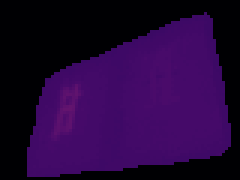
#> input picture model-training-and-evaluation/BD8020 Training and Evaluation/battery_discharging/normal_masked/DS1_N12_20240716_0008_080039408_INPUT_TEST_OK_CAM1_thermal.png, 80 x 60 px (shown 3 times larger); its folder holds 4 pictures in this run
$ jupyter execute --allow-errors IsolationForest.ipynb
#> lines starting #> are read from the running program, lines starting #| are printed output that depends on the picture
# Import necessary libraries

[cell 1]
import numpy as np
import matplotlib.pyplot as plt
import glob
from sklearn.ensemble import IsolationForest
from sklearn.metrics import roc_auc_score, roc_curve
from sklearn.preprocessing import StandardScaler
from sklearn.decomposition import PCA
from PIL import Image

# Load images from the train and test directories

[cell 2]
train_directory = "./battery_discharging/normal_masked/*.png"
test_directory = "./battery_discharging/test/masked/*.png"

train_image_paths = glob.glob(train_directory)
test_image_paths = glob.glob(test_directory)

print(f"Number of training images: {len(train_image_paths)}")
print(f"Number of testing images: {len(test_image_paths)}")

# Function to load and flatten images

[cell 3]
def load_images(image_paths):
    image_data = []

    for path in image_paths:
        image = Image.open(path).convert('L')
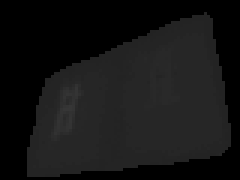
#> image: PIL image 80x60 L (shown 3 times larger); min 0, max 54, mean 20.5
        image = image.resize((80, 60))
        image_array = np.array(image).flatten()
#> image_array = 4800 values, max 54 at index 2823, min 0 at index 0, mean 20.51
        image_data.append(image_array)
#> pass 2 of the loop in load_images, `for path in image_paths:`:
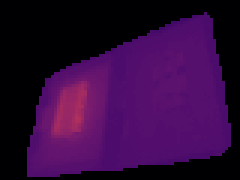
#> input picture model-training-and-evaluation/BD8020 Training and Evaluation/battery_discharging/normal_masked/DS1_N12_20240716_0017_165750731_INPUT_TEST_OK_CAM1_thermal.png, 80 x 60 px (shown 3 times larger)
#> in load_images, `image = Image.open(path).convert('L')`:
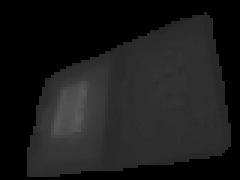
#> image: PIL image 80x60 L (shown 3 times larger); min 0, max 91, mean 26.8
#> image_array = 4800 values, max 91 at index 3145, min 0 at index 0, mean 26.81
#> pass 3 of the loop in load_images, `for path in image_paths:`:
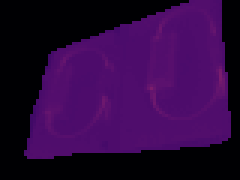
#> input picture model-training-and-evaluation/BD8020 Training and Evaluation/battery_discharging/normal_masked/DS1_N12_20240902_0233_163541109_INPUT_TEST_OK_CAM2_thermal.png, 80 x 60 px (shown 3 times larger)
#> in load_images, `image = Image.open(path).convert('L')`:
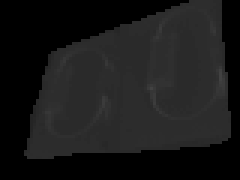
#> image: PIL image 80x60 L (shown 3 times larger); min 0, max 66, mean 24.9
#> image_array = 4800 values, max 66 at index 2370, min 0 at index 0, mean 24.85
#> the loop made 4 passes; the first 3 are shown
    return np.array(image_data)

# Load the images

[cell 4]
train_image_data = load_images(train_image_paths)
test_image_data = load_images(test_image_paths)

print(f"Train image data shape: {train_image_data.shape}")
#| Train image data shape: (4, 4800)
print(f"Test image data shape: {test_image_data.shape}")

# Normalize the data

[cell 5]
scaler = StandardScaler()
train_image_data_scaled = scaler.fit_transform(train_image_data)
#> (the rest of this cell did not finish here and is left out)

# Implement Isolation Forest

[cell 6]
isolation_forest = IsolationForest(contamination=0.10)
isolation_forest.fit(train_image_data_scaled)

# Predict anomalies in the test set and measure inference times

[cell 7]
import time
import numpy as np

# Initialize an empty list to store inference times and predictions
inference_times = []
anomaly_predictions = []  # List to store anomaly predictions

# Perform predictions and measure time for each
for i, path in enumerate(test_image_paths):
    start_time = time.time()  # Start time before prediction
    anomaly_scores = isolation_forest.predict([test_image_data_scaled[i]])  # Predict single image data
    end_time = time.time()  # End time after prediction

    # Calculate the inference time in milliseconds
    inference_time = (end_time - start_time)
    inference_times.append(inference_time)

    # Store the prediction result
    anomaly_prediction = "Anomaly" if anomaly_scores == -1 else "Normal"
    anomaly_predictions.append(anomaly_prediction)  # Append to predictions list

    print(f"Test Image: {path.split('/')[-1]} - Prediction: {anomaly_prediction}")

# Calculate mean inference time
mean_inference_time = np.mean(inference_times) * 1000

# Print mean inference time and list of anomaly predictions
print(f"Mean Inference Time: {mean_inference_time:.2f} ms")
print("Anomaly Predictions:", anomaly_predictions)
